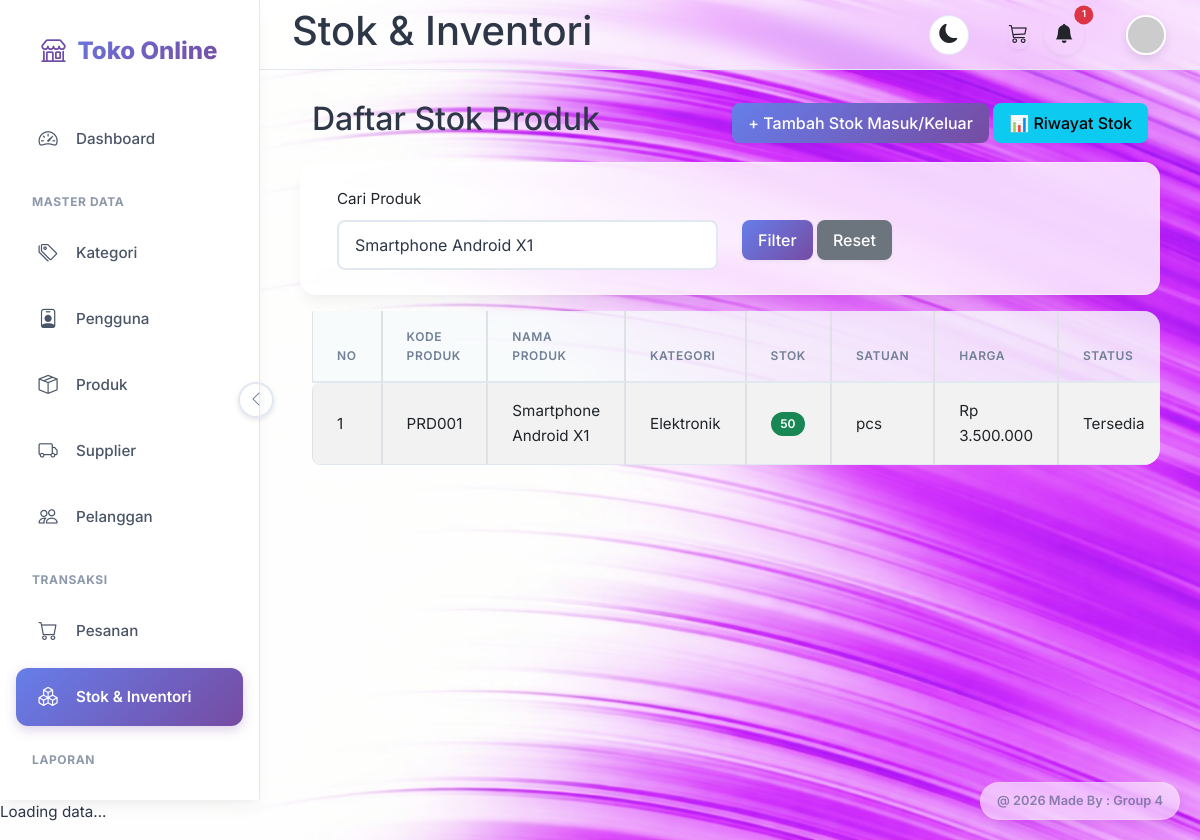
Screenshot of /stok/index.php?produk=Smartphone Android X1 (signed in) with the database file from the repository.
### tables this page shows
CREATE TABLE `produk` (
  `id` int(11) NOT NULL,
  `kode_produk` varchar(20) NOT NULL,
  `nama_produk` varchar(100) NOT NULL,
  `kategori_id` int(11) DEFAULT NULL,
  `harga` decimal(15,2) NOT NULL DEFAULT 0.00,
  `stok` int(11) NOT NULL DEFAULT 0,
  `satuan` varchar(20) DEFAULT 'pcs',
  `deskripsi` text DEFAULT NULL,
  `photo` varchar(255) DEFAULT NULL,
  `supplier_id` int(11) DEFAULT NULL,
  `created_at` timestamp NOT NULL DEFAULT current_timestamp()
);

CREATE TABLE `kategori_produk` (
  `id` int(11) NOT NULL,
  `kode_kategori` varchar(20) NOT NULL,
  `nama_kategori` varchar(100) NOT NULL,
  `deskripsi` text DEFAULT NULL,
  `created_at` timestamp NOT NULL DEFAULT current_timestamp()
);

### lib/functions.php (called while the page is built, shortened)
    <?php
function formatRupiah($amount)
{
    return 'Rp ' . number_format($amount, 0, ',', '.');
}
?>

### stok/index.php (the view, shortened to what this page needs)
<?php
require_once '../lib/functions.php';
require_once '../config/database.php';
$produk_filter = $_GET['produk'] ?? '';
$sql = "SELECT p.*, k.nama_kategori
        FROM `produk` p
        LEFT JOIN `kategori_produk` k ON p.kategori_id = k.id
        WHERE 1=1";
if ($produk_filter) {
    $sql .= " AND (p.nama_produk LIKE ? OR p.kode_produk LIKE ?)";
}
$sql .= " ORDER BY p.stok ASC, p.nama_produk ASC";
$stmt = mysqli_prepare($connection, $sql);
if ($produk_filter) {
    $search_param = "%$produk_filter%";
    mysqli_stmt_bind_param($stmt, 'ss', $search_param, $search_param);
}
mysqli_stmt_execute($stmt);
$result = mysqli_stmt_get_result($stmt);
?>
<?php include '../views/'.$THEME.'/header.php'; ?>
<?php include '../views/'.$THEME.'/sidebar.php'; ?>
<?php include '../views/'.$THEME.'/topnav.php'; ?>
<?php include '../views/'.$THEME.'/upper_block.php'; ?>
            <div class="d-flex justify-content-between align-items-center mb-3">
                <h2>Daftar Stok Produk</h2>
                <div>
                    <a href="add.php" class="btn btn-primary">+ Tambah Stok Masuk/Keluar</a>
                    <a href="history.php" class="btn btn-info">📊 Riwayat Stok</a>
                </div>
            </div>
            <div class="card mb-3">
                <div class="card-body">
                    <form method="GET" action="">
                        <div class="row">
                            <div class="col-md-6">
                                <label for="produk" class="form-label">Cari Produk</label>
                                <input type="text" class="form-control" id="produk" name="produk" value="<?= htmlspecialchars($produk_filter) ?>" placeholder="Nama atau kode produk">
                            </div>
                            <div class="col-md-6">
                                <label class="form-label">&nbsp;</label><br>
                                <button type="submit" class="btn btn-primary">Filter</button>
                                <a href="index.php" class="btn btn-secondary">Reset</a>
                            </div>
                        </div>
                    </form>
                </div>
            </div>
            <?php if (mysqli_num_rows($result) > 0): ?>
                <div class="table-responsive">
                    <table class="table table-striped table-bordered">
                        <thead>
                            <tr>
                                <th>No</th>
                                <th>Kode Produk</th>
                                <th>Nama Produk</th>
                                <th>Kategori</th>
                                <th>Stok</th>
                                <th>Satuan</th>
                                <th>Harga</th>
                                <th>Status</th>
                            </tr>
                        </thead>
                        <tbody>
                            <?php
                            $no = 1;
                            while ($row = mysqli_fetch_assoc($result)):
                                $stok_status = '';
                                $stok_class = '';
                                if ($row['stok'] == 0) {
                                    $stok_status = 'Habis';
                                    $stok_class = 'bg-danger';
                                } elseif ($row['stok'] < 10) {
                                    $stok_status = 'Stok Menipis';
                                    $stok_class = 'bg-warning';
                                } else {
                                    $stok_status = 'Tersedia';
                                    $stok_class = 'bg-success';
                                }
                            ?>
                                <tr>
                                    <td><?= $no++ ?></td>
                                    <td><?= htmlspecialchars($row['kode_produk']) ?></td>
                                    <td><?= htmlspecialchars($row['nama_produk']) ?></td>
                                    <td><?= htmlspecialchars($row['nama_kategori'] ?? '-') ?></td>
                                    <td>
                                        <span class="badge <?= $stok_class ?>">
                                            <?= $row['stok'] ?>
                                        </span>
                                    </td>
                                    <td><?= htmlspecialchars($row['satuan']) ?></td>
                                    <td><?= formatRupiah($row['harga']) ?></td>
                                    <td><?= $stok_status ?></td>
                                </tr>
                            <?php endwhile; ?>
                        </tbody>
                    </table>
                </div>
            <?php else: ?>
                <div class="alert alert-info">Belum ada data produk.</div>
            <?php endif; ?>
<?php include '../views/'.$THEME.'/lower_block.php'; ?>
<?php include '../views/'.$THEME.'/footer.php'; ?>

### assets/default/css/style.css (style rules this page uses)
:root { --primary-gradient: linear-gradient(135deg, #667eea 0%, #764ba2 100%); --primary-color: #667eea; --secondary-color: #a0aec0; --success-bg: #c6f6d5; --success-text: #22543d; --warning-bg: #feebc8; --warning-text: #744210; --danger-bg: #fed7d7; --danger-text: #822727; --info-bg: #bee3f8; --info-text: #2c5282; --bg-body: #f8f9fe; --bg-card: #ffffff; --text-main: #2d3748; --text-muted: #718096; --sidebar-bg: rgba(255, 255, 255, 0.7); --sidebar-text: #4a5568; --sidebar-hover-bg: rgba(247, 250, 252, 0.8); --sidebar-active-bg: rgba(235, 244, 255, 0.8); --sidebar-active-text: #5a67d8; --border-color: #e2e8f0; --card-shadow: 0 10px 15px -3px rgba(0, 0, 0, 0.05), 0 4px 6px -2px rgba(0, 0, 0, 0.025); --hover-shadow: 0 20px 25px -5px rgba(0, 0, 0, 0.1), 0 10px 10px -5px rgba(0, 0, 0, 0.04); --font-family: 'Inter', system-ui, -apple-system, sans-serif; --border-radius: 1rem; --transition-speed: 0.3s cubic-bezier(0.4, 0, 0.2, 1); }
html { scrollbar-width: none; -ms-overflow-style: none; }
body { font-family: var(--font-family); background-color: var(--bg-body); color: var(--text-main); font-size: 0.95rem; transition: background-color 0.3s ease, color 0.3s ease; -webkit-font-smoothing: antialiased; line-height: 1.6; background-image: url('../images/bg-light.png'); background-size: cover; background-position: center; background-attachment: fixed; background-repeat: no-repeat; }
.btn { border-radius: 0.5rem; font-weight: 500; padding: 0.5rem 1rem; transition: all 0.2s; border: none; box-shadow: 0 2px 4px rgba(0, 0, 0, 0.05); }
.btn-primary { background: var(--primary-gradient); color: white; border: none; }
.card { border: none; border-radius: var(--border-radius); box-shadow: var(--card-shadow); background-color: rgba(255, 255, 255, 0.8); backdrop-filter: blur(10px); margin-bottom: 1.5rem; overflow: hidden; transition: all 0.3s ease; border: 1px solid rgba(255, 255, 255, 0.3); }
.card-body { padding: 1.5rem; }
.table-responsive { border-radius: var(--border-radius); overflow: hidden; }
.table { margin-bottom: 0; color: var(--text-main); border-collapse: separate; border-spacing: 0; }
.table thead th { background-color: var(--sidebar-hover-bg); border-bottom: 2px solid var(--border-color); color: var(--text-muted); font-weight: 600; text-transform: uppercase; font-size: 0.75rem; letter-spacing: 0.05em; padding: 1rem 1.5rem; }
.table td { padding: 1rem 1.5rem; vertical-align: middle; border-bottom: 1px solid var(--border-color); transition: background 0.2s; }
.table td:first-child { border-top-left-radius: 8px; border-bottom-left-radius: 8px; }
.table td:last-child { border-top-right-radius: 8px; border-bottom-right-radius: 8px; }
.badge { padding: 0.5em 0.8em; border-radius: 20px; font-weight: 600; font-size: 0.75rem; }
.form-control, .form-select { border-radius: 0.5rem; padding: 0.7rem 1rem; border: 2px solid var(--border-color); background-color: var(--bg-card); color: var(--text-main); transition: all 0.2s; }

### rows the page displays
produk: kode_produk "PRD001", nama_produk "Smartphone Android X1", kategori.nama_kategori "Elektronik", stok "50", satuan "pcs", harga "Rp 3.500.000", stok "Tersedia"

### other values shown
count($notifs) "1"
